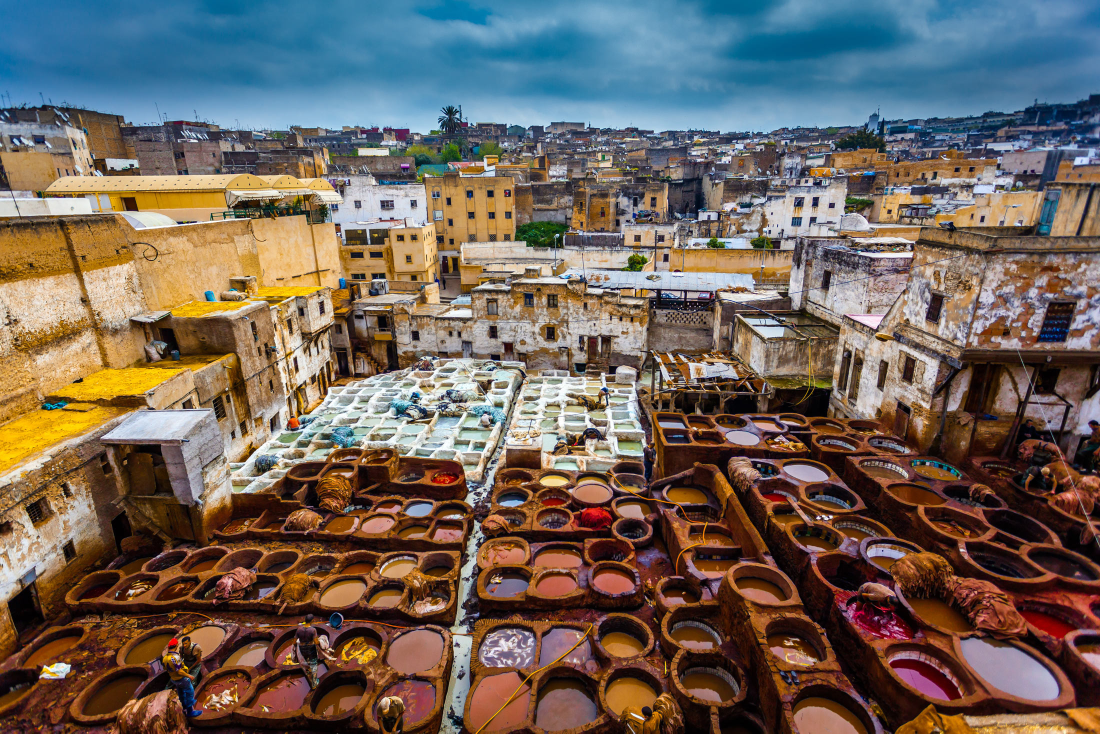
#> input picture images/0_fes.jpg, 2200 x 1467 px (shown at 1/2 size); its folder holds 4 pictures in this run
$ python optimize_images.py
#> lines starting #> are read from the running program, lines starting #| are printed output that depends on the picture
from PIL import Image
from pathlib import Path
import sys

root = Path(__file__).resolve().parent.parent
img_dir = root / 'images'
if not img_dir.exists():
    print('images directory not found')
    sys.exit(1)

# Rules for max width
hero_names = {'hero_home.jpg','hero_tours.jpg','hero_customize.jpg','hero_about.jpg','hero_guide.jpg'}

for img_path in img_dir.iterdir():
    if not img_path.is_file():
        continue
    suffix = img_path.suffix.lower()
    if suffix not in ['.jpg', '.jpeg', '.png']:
        continue
    name = img_path.name
    try:
        with Image.open(img_path) as im:
#> im is the input picture: PIL image 2200x1467 RGB; mean R, G, B 111.5, 99.6, 90.6
            w, h = im.size
#> w = 2200; h = 1467
            if name in hero_names or 'hero_' in name:
                max_w = 1920
            elif any(k in name for k in ['toubkal','mgoun','sahara','erg','summit','todra','dades','volcanic','todra_dades']):
                max_w = 1600
            else:
                max_w = 1200
            if w > max_w:
                new_h = int((max_w / w) * h)
#> new_h = 800
                im = im.resize((max_w, new_h), Image.LANCZOS)
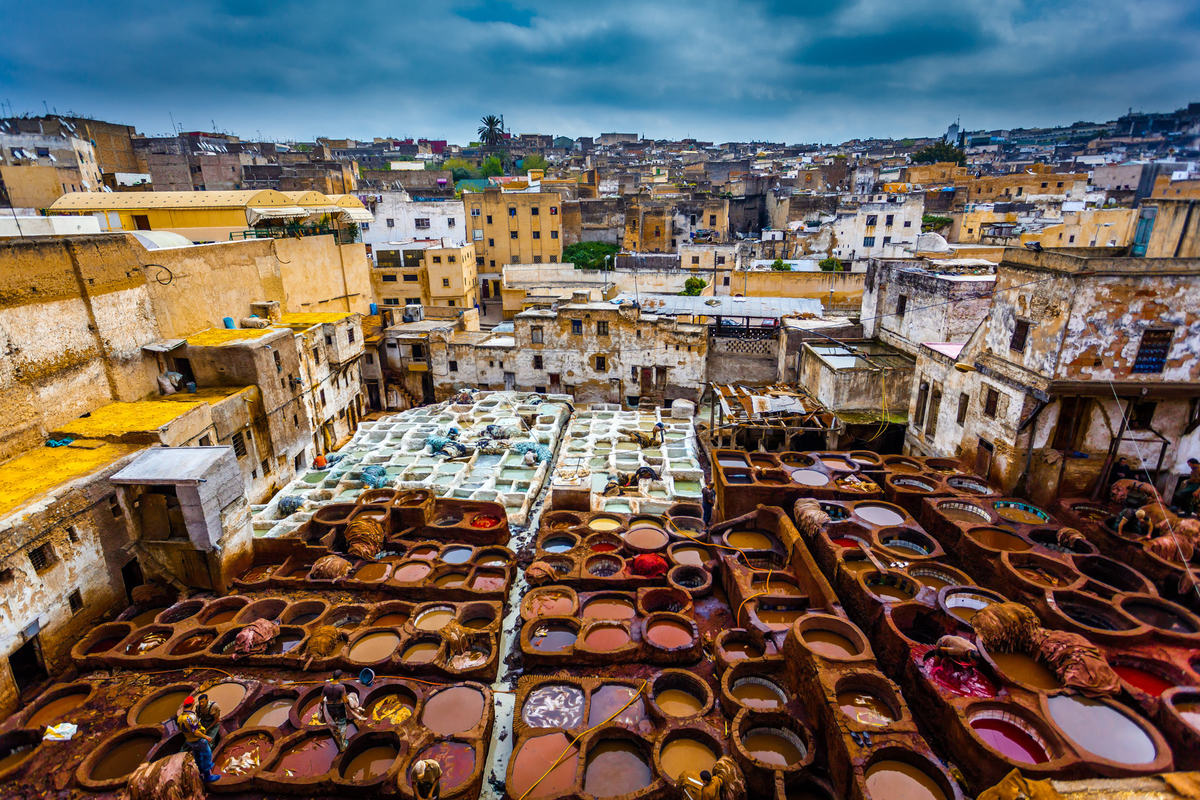
#> im: PIL image 1200x800 RGB; mean R, G, B 111.5, 99.6, 90.6
                w,h = im.size
#> w = 1200; h = 800
            # Save with optimization
            if suffix in ['.jpg', '.jpeg']:
                im.save(img_path, format='JPEG', quality=85, optimize=True)
            else:
                # PNG
                im.save(img_path, format='PNG', optimize=True)
            print(f'Optimized {name}: {w}x{h}')
#| Optimized 0_fes.jpg: 1200x800
    except Exception as e:
        print('Error processing', img_path, e)
#> pass 2 of the loop `for img_path in img_dir.iterdir():`:
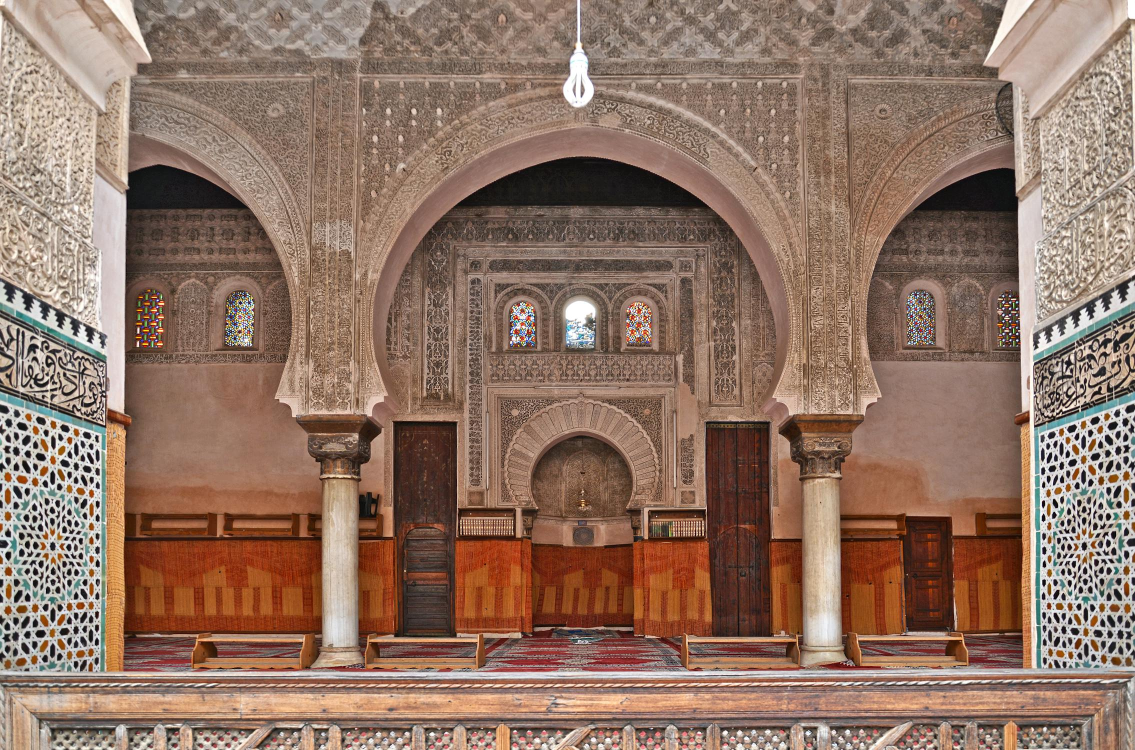
#> input picture images/2_fes.jpeg, 2270 x 1500 px (shown at 1/2 size)
#> im is the input picture: PIL image 2270x1500 RGB; mean R, G, B 143.7, 115.1, 99.2
#> `im = im.resize((max_w, new_h), Image.LANCZOS)`:
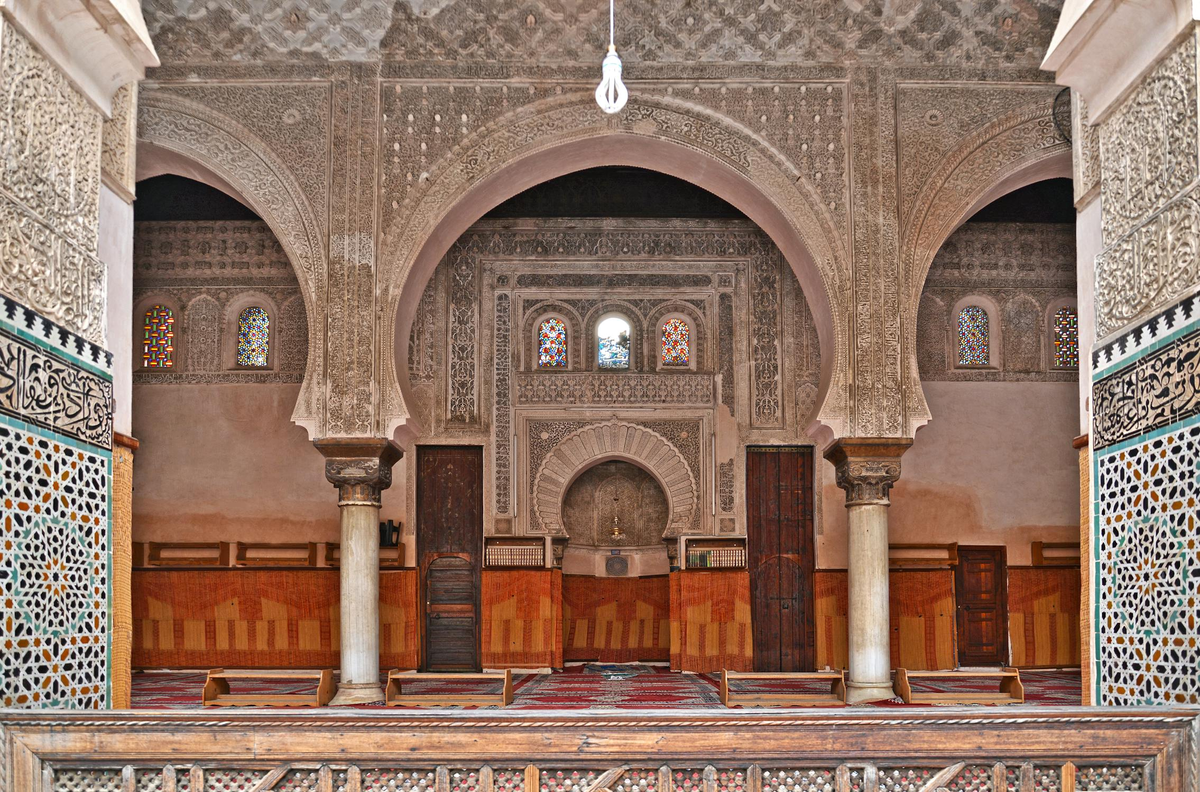
#> im: PIL image 1200x792 RGB; mean R, G, B 143.7, 115.1, 99.2
#| Optimized 2_fes.jpeg: 1200x792
#> pass 3 of the loop `for img_path in img_dir.iterdir():`:
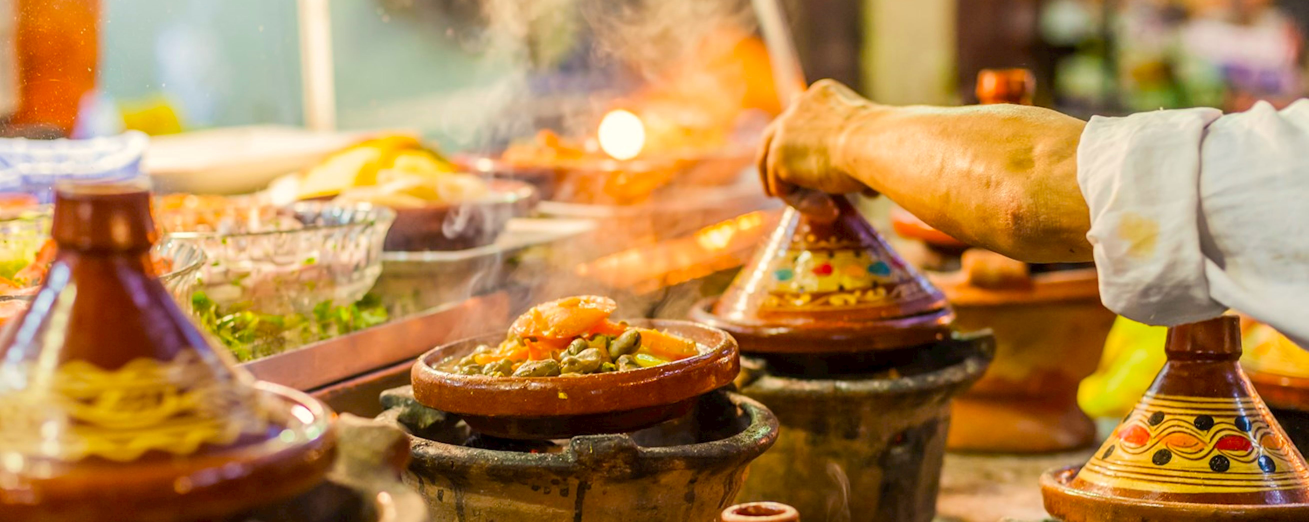
#> input picture images/Colorful Moroccan food spread.jpg, 5234 x 2087 px (shown at 1/4 size)
#> im is the input picture: PIL image 5234x2087 RGB; mean R, G, B 176.2, 132, 78.5
#> `im = im.resize((max_w, new_h), Image.LANCZOS)`:
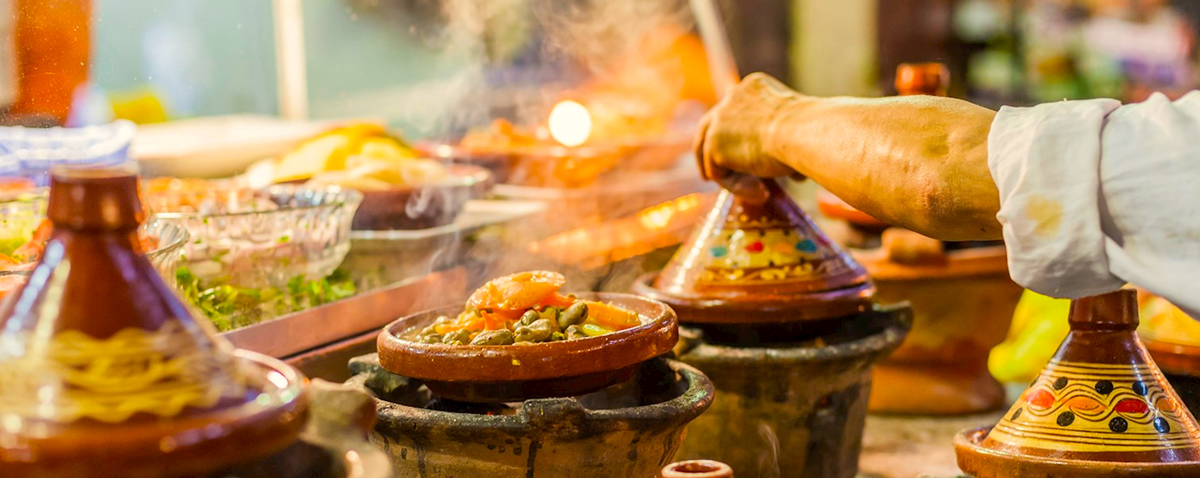
#> im: PIL image 1200x478 RGB; mean R, G, B 176.2, 132, 78.5
#| Optimized Colorful Moroccan food spread.jpg: 1200x478
#> the loop made 4 passes; the first 3 are shown

print('Done optimizing images')
